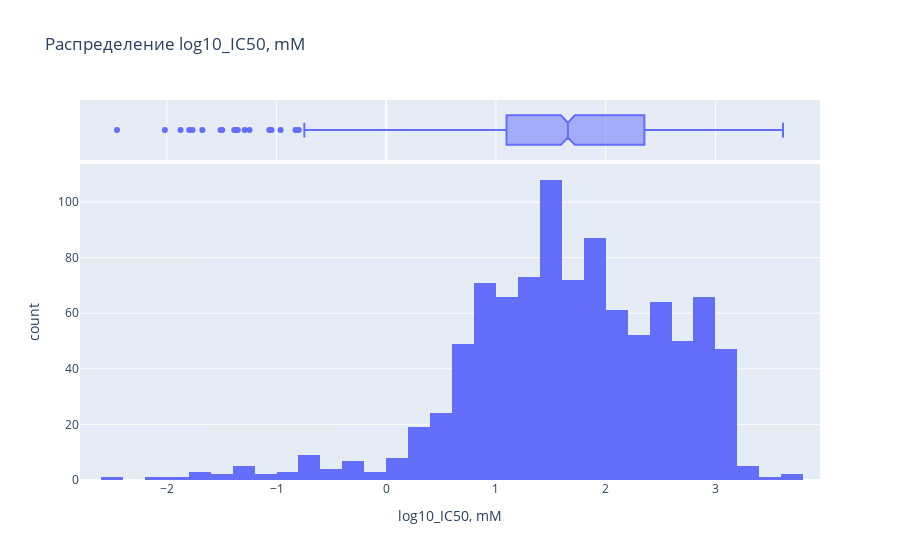
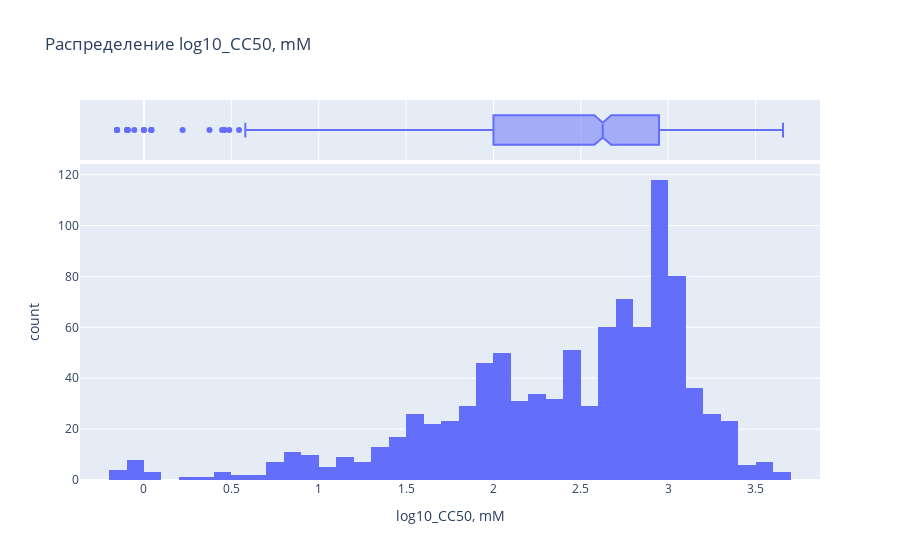
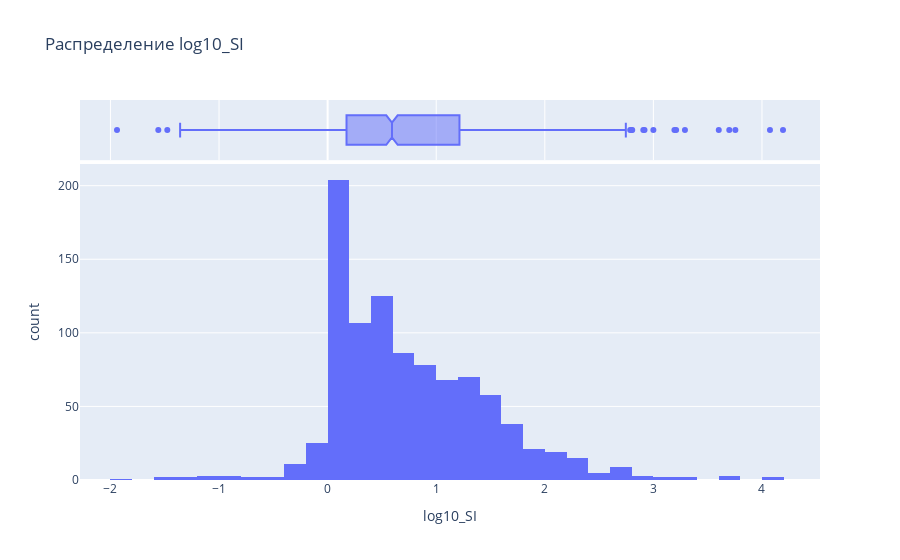

The notebook cell saved with these charts, in order:
### Markdown cell above
Попробуем логарифмировать целевые переменные

### Code cell
for col in target_variables:
    if col in data.columns:
        # добавим только положительные значения (иначе log10 не определён)
        data[f"log10_{col}"] = np.log10(data[col].replace(0, np.nan))
    else:
        print(f"Столбец {col} не найден в данных")

# строим распределения
for col in [f"log10_{c}" for c in target_variables if c in data.columns]:
    fig = px.histogram(
        data, x=col, nbins=50, marginal="box", title=f"Распределение {col}"
    )
    fig.show()

### Figure 1 — Plotly figure (JSON) as saved in the notebook; plotly's stock layout.template omitted (floating-point values rounded to 4 significant figures; data arrays with more than 128 entries replaced by an {"elided": "..."} marker saying what was removed)
{"data": [{"bingroup": "x", "hovertemplate": "log10_IC50, mM=%{x}<br>count=%{y}<extra></extra>", "legendgroup": "", "marker": {"color": "#636efa", "pattern": {"shape": ""}}, "name": "", "nbinsx": 50, "orientation": "v", "showlegend": false, "type": "histogram", "x": {"elided": "966 float values"}, "xaxis": "x", "yaxis": "y"}, {"hovertemplate": "log10_IC50, mM=%{x}<extra></extra>", "legendgroup": "", "marker": {"color": "#636efa"}, "name": "", "notched": true, "showlegend": false, "type": "box", "x": {"elided": "966 float values"}, "xaxis": "x2", "yaxis": "y2"}], "layout": {"barmode": "relative", "legend": {"tracegroupgap": 0}, "title": {"text": "Распределение log10_IC50, mM"}, "xaxis": {"anchor": "y", "domain": [0, 1], "title": {"text": "log10_IC50, mM"}}, "xaxis2": {"anchor": "y2", "domain": [0, 1], "matches": "x", "showgrid": true, "showticklabels": false}, "yaxis": {"anchor": "x", "domain": [0, 0.8316], "title": {"text": "count"}}, "yaxis2": {"anchor": "x2", "domain": [0.8416, 1], "matches": "y2", "showgrid": false, "showline": false, "showticklabels": false, "ticks": ""}}}

### Figure 2 — Plotly figure (JSON) as saved in the notebook; plotly's stock layout.template omitted (floating-point values rounded to 4 significant figures; data arrays with more than 128 entries replaced by an {"elided": "..."} marker saying what was removed)
{"data": [{"bingroup": "x", "hovertemplate": "log10_CC50, mM=%{x}<br>count=%{y}<extra></extra>", "legendgroup": "", "marker": {"color": "#636efa", "pattern": {"shape": ""}}, "name": "", "nbinsx": 50, "orientation": "v", "showlegend": false, "type": "histogram", "x": {"elided": "966 float values"}, "xaxis": "x", "yaxis": "y"}, {"hovertemplate": "log10_CC50, mM=%{x}<extra></extra>", "legendgroup": "", "marker": {"color": "#636efa"}, "name": "", "notched": true, "showlegend": false, "type": "box", "x": {"elided": "966 float values"}, "xaxis": "x2", "yaxis": "y2"}], "layout": {"barmode": "relative", "legend": {"tracegroupgap": 0}, "title": {"text": "Распределение log10_CC50, mM"}, "xaxis": {"anchor": "y", "domain": [0, 1], "title": {"text": "log10_CC50, mM"}}, "xaxis2": {"anchor": "y2", "domain": [0, 1], "matches": "x", "showgrid": true, "showticklabels": false}, "yaxis": {"anchor": "x", "domain": [0, 0.8316], "title": {"text": "count"}}, "yaxis2": {"anchor": "x2", "domain": [0.8416, 1], "matches": "y2", "showgrid": false, "showline": false, "showticklabels": false, "ticks": ""}}}

### Figure 3 — Plotly figure (JSON) as saved in the notebook; plotly's stock layout.template omitted (floating-point values rounded to 4 significant figures; data arrays with more than 128 entries replaced by an {"elided": "..."} marker saying what was removed)
{"data": [{"bingroup": "x", "hovertemplate": "log10_SI=%{x}<br>count=%{y}<extra></extra>", "legendgroup": "", "marker": {"color": "#636efa", "pattern": {"shape": ""}}, "name": "", "nbinsx": 50, "orientation": "v", "showlegend": false, "type": "histogram", "x": {"elided": "966 float values"}, "xaxis": "x", "yaxis": "y"}, {"hovertemplate": "log10_SI=%{x}<extra></extra>", "legendgroup": "", "marker": {"color": "#636efa"}, "name": "", "notched": true, "showlegend": false, "type": "box", "x": {"elided": "966 float values"}, "xaxis": "x2", "yaxis": "y2"}], "layout": {"barmode": "relative", "legend": {"tracegroupgap": 0}, "title": {"text": "Распределение log10_SI"}, "xaxis": {"anchor": "y", "domain": [0, 1], "title": {"text": "log10_SI"}}, "xaxis2": {"anchor": "y2", "domain": [0, 1], "matches": "x", "showgrid": true, "showticklabels": false}, "yaxis": {"anchor": "x", "domain": [0, 0.8316], "title": {"text": "count"}}, "yaxis2": {"anchor": "x2", "domain": [0.8416, 1], "matches": "y2", "showgrid": false, "showline": false, "showticklabels": false, "ticks": ""}}}
